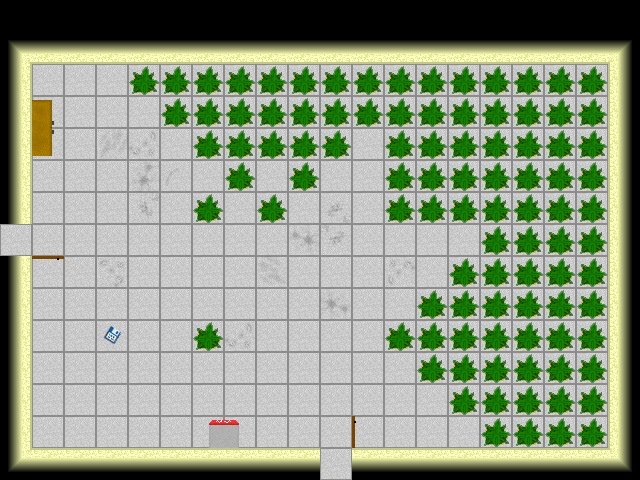

This is a level from a 2D game, rendered from its Tiled map with the project's own tilesets. A one-line summary and the map file follow, with tile-layer data summarised:
An orthogonal 20x15 tile map with 32x32 px tiles, 1 tile layer (Tile Layer 1), 1 hidden layer not drawn, 2 tilesets and 3 objects (mainPlayer, doorLeft, doorDown).

<map version="1.0" orientation="orthogonal" width="20" height="15" tilewidth="32" tileheight="32">
 <tileset firstgid="1" name="metatiles32x32" tilewidth="32" tileheight="32">
  <image source="../img/map/metatiles32x32.png" width="288" height="32" />
  <tile id="0">
   <properties>
    <property name="type" value="solid" />
   </properties>
  </tile>
  <tile id="5">
   <properties>
    <property name="type" value="doorRight" />
   </properties>
  </tile>
  <tile id="6">
   <properties>
    <property name="type" value="doorUp" />
   </properties>
  </tile>
  <tile id="7">
   <properties>
    <property name="type" value="doorDown" />
   </properties>
  </tile>
  <tile id="8">
   <properties>
    <property name="type" value="doorLeft" />
   </properties>
  </tile>
 </tileset>
 <tileset firstgid="10" name="Terrain" tilewidth="32" tileheight="32">
  <image source="../img/map/Terrain.png" width="256" height="256" />
 </tileset>
 <layer name="Tile Layer 1" width="20" height="15">
  <data>[300 cells, 280 non-empty, 20 distinct tile ids]</data>
 </layer>
 <layer name="collision" width="20" height="15" visible="0">
  <data>[300 cells, 162 non-empty, 2 distinct tile ids]</data>
 </layer>
 <objectgroup name="Object Layer 1" width="20" height="15">
  <object name="mainPlayer" x="96" y="192" width="32" height="32">
   <properties>
    <property name="image" value="Main_char" />
    <property name="spritewidth" value="64" />
   </properties>
  </object>
 </objectgroup>
 <objectgroup name="doors" width="20" height="15">
  <object name="doorLeft" x="0" y="226" width="29" height="27">
   <properties>
    <property name="type" value="door" />
   </properties>
  </object>
  <object name="doorDown" x="320" y="449" width="29" height="30">
   <properties>
    <property name="type" value="door" />
   </properties>
  </object>
 </objectgroup>
</map>
